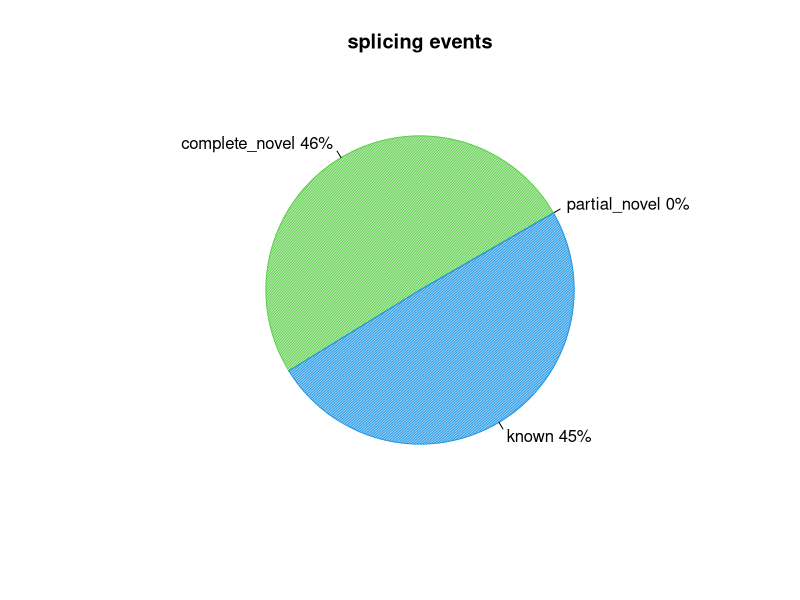
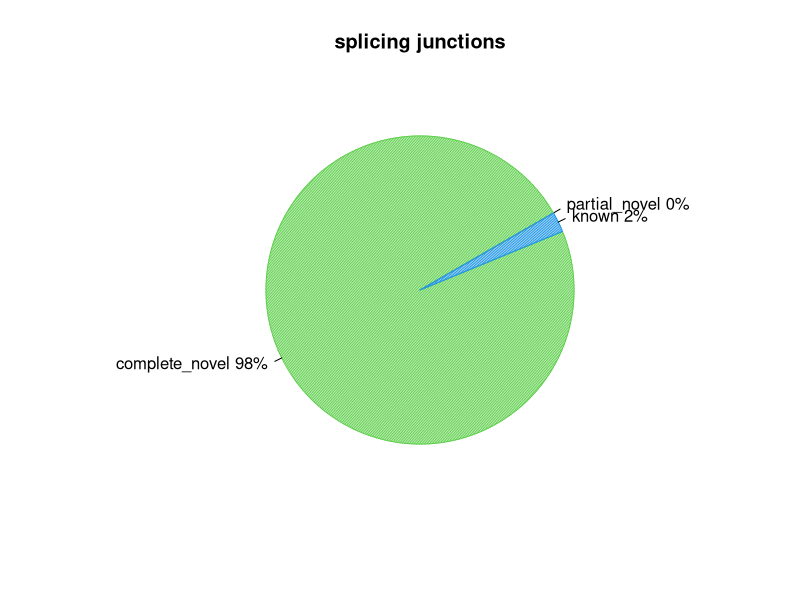

Here is the R script that generated these plots, in order:
pdf("test_data/results/MUTATION/rseqc/junction_annotation/MUTATION.splice_events.pdf")
events=c(0.0,45.5,44.666666666666664)
pie(events,col=c(2,3,4),init.angle=30,angle=c(60,120,150),density=c(70,70,70),main="splicing events",labels=c("partial_novel 0%","complete_novel 46%","known 45%"))
dev.off()
pdf("test_data/results/MUTATION/rseqc/junction_annotation/MUTATION.splice_junction.pdf")
junction=c(0.0,97.87234042553192,2.127659574468085)
pie(junction,col=c(2,3,4),init.angle=30,angle=c(60,120,150),density=c(70,70,70),main="splicing junctions",labels=c("partial_novel 0%","complete_novel 98%","known 2%"))
dev.off()
